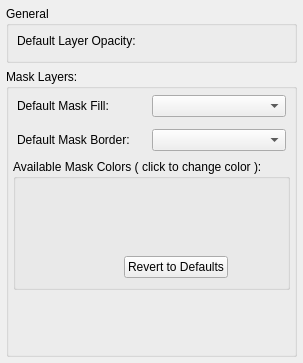
     <widget class="QWidget" name="tab_layers_">
      <attribute name="title">
       <string>Layers</string>
      </attribute>
      <layout class="QVBoxLayout" name="verticalLayout_9" stretch="0,1">
       <property name="margin">
        <number>6</number>
       </property>
       <item>
        <widget class="QGroupBox" name="general_layer_settings_">
         <property name="title">
          <string>General</string>
         </property>
         <layout class="QHBoxLayout" name="horizontalLayout_4">
          <property name="margin">
           <number>4</number>
          </property>
          <item>
           <widget class="QWidget" name="widget_5" native="true">
            <layout class="QVBoxLayout" name="verticalLayout_2">
             <property name="spacing">
              <number>4</number>
             </property>
             <property name="margin">
              <number>4</number>
             </property>
             <item>
              <widget class="QLabel" name="label_6">
               <property name="text">
                <string>Default Layer Opacity:</string>
               </property>
              </widget>
             </item>
             <item>
              <widget class="QtUtils::QtSliderDoubleCombo" name="opacity_adjuster_" native="true"/>
             </item>
            </layout>
           </widget>
          </item>
         </layout>
        </widget>
       </item>
       <item>
        <widget class="QGroupBox" name="mask_layer_settings_">
         <property name="title">
          <string>Mask Layers:</string>
         </property>
         <property name="alignment">
          <set>Qt::AlignLeading|Qt::AlignLeft|Qt::AlignTop</set>
         </property>
         <layout class="QVBoxLayout" name="verticalLayout_8">
          <property name="spacing">
           <number>4</number>
          </property>
          <property name="leftMargin">
           <number>4</number>
          </property>
          <property name="topMargin">
           <number>2</number>
          </property>
          <property name="rightMargin">
           <number>4</number>
          </property>
          <property name="bottomMargin">
           <number>4</number>
          </property>
          <item>
           <widget class="QWidget" name="widget_6" native="true">
            <property name="sizePolicy">
             <sizepolicy hsizetype="Preferred" vsizetype="Fixed">
              <horstretch>0</horstretch>
              <verstretch>0</verstretch>
             </sizepolicy>
            </property>
            <property name="maximumSize">
             <size>
              <width>16777215</width>
              <height>36</height>
             </size>
            </property>
            <layout class="QHBoxLayout" name="horizontalLayout_5" stretch="1,1">
             <property name="spacing">
              <number>0</number>
             </property>
             <property name="margin">
              <number>4</number>
             </property>
             <item>
              <widget class="QLabel" name="label_4">
               <property name="text">
                <string>Default Mask Fill:</string>
               </property>
              </widget>
             </item>
             <item>
              <widget class="QComboBox" name="mask_fill_combobox_">
               <property name="focusPolicy">
                <enum>Qt::ClickFocus</enum>
               </property>
              </widget>
             </item>
            </layout>
           </widget>
          </item>
          <item>
           <widget class="QWidget" name="widget_7" native="true">
            <property name="sizePolicy">
             <sizepolicy hsizetype="Preferred" vsizetype="Fixed">
              <horstretch>0</horstretch>
              <verstretch>0</verstretch>
             </sizepolicy>
            </property>
            <property name="maximumSize">
             <size>
              <width>16777215</width>
              <height>36</height>
             </size>
            </property>
            <layout class="QHBoxLayout" name="horizontalLayout_6" stretch="1,1">
             <property name="spacing">
              <number>0</number>
             </property>
             <property name="margin">
              <number>4</number>
             </property>
             <item>
              <widget class="QLabel" name="label_5">
               <property name="text">
                <string>Default Mask Border:</string>
               </property>
              </widget>
             </item>
             <item>
              <widget class="QComboBox" name="mask_border_combobox_">
               <property name="focusPolicy">
                <enum>Qt::ClickFocus</enum>
               </property>
              </widget>
             </item>
            </layout>
           </widget>
          </item>
          <item>
           <widget class="QGroupBox" name="groupBox">
            <property name="sizePolicy">
             <sizepolicy hsizetype="Preferred" vsizetype="Fixed">
              <horstretch>0</horstretch>
              <verstretch>0</verstretch>
             </sizepolicy>
            </property>
            <property name="title">
             <string>Available Mask Colors ( click to change color ):</string>
            </property>
            <layout class="QVBoxLayout" name="verticalLayout_3">
             <property name="spacing">
              <number>2</number>
             </property>
             <property name="leftMargin">
              <number>4</number>
             </property>
             <property name="topMargin">
              <number>4</number>
             </property>
             <property name="rightMargin">
              <number>4</number>
             </property>
             <property name="bottomMargin">
              <number>0</number>
             </property>
             <item>
              <widget class="QWidget" name="widget_12" native="true">
               <property name="minimumSize">
                <size>
                 <width>0</width>
                 <height>60</height>
                </size>
               </property>
               <layout class="QHBoxLayout" name="color_h_layout_">
                <property name="margin">
                 <number>4</number>
                </property>
               </layout>
              </widget>
             </item>
             <item>
              <widget class="QWidget" name="widget_11" native="true">
               <property name="sizePolicy">
                <sizepolicy hsizetype="Preferred" vsizetype="Fixed">
                 <horstretch>0</horstretch>
                 <verstretch>0</verstretch>
                </sizepolicy>
               </property>
               <property name="minimumSize">
                <size>
                 <width>0</width>
                 <height>0</height>
                </size>
               </property>
               <layout class="QVBoxLayout" name="color_widget_picker_layout_">
                <property name="spacing">
                 <number>0</number>
                </property>
                <property name="margin">
                 <number>0</number>
                </property>
               </layout>
              </widget>
             </item>
             <item>
              <widget class="QWidget" name="widget_10" native="true">
               <property name="sizePolicy">
                <sizepolicy hsizetype="Preferred" vsizetype="Preferred">
                 <horstretch>0</horstretch>
                 <verstretch>0</verstretch>
                </sizepolicy>
               </property>
               <property name="minimumSize">
                <size>
                 <width>0</width>
                 <height>40</height>
                </size>
               </property>
               <layout class="QHBoxLayout" name="horizontalLayout_10">
                <property name="spacing">
                 <number>0</number>
                </property>
                <property name="margin">
                 <number>4</number>
                </property>
                <item>
                 <spacer name="horizontalSpacer_2">
                  <property name="orientation">
                   <enum>Qt::Horizontal</enum>
                  </property>
                  <property name="sizeHint" stdset="0">
                   <size>
                    <width>100</width>
                    <height>20</height>
                   </size>
                  </property>
                 </spacer>
                </item>
                <item>
                 <widget class="QPushButton" name="revert_to_defaults_button_">
                  <property name="sizePolicy">
                   <sizepolicy hsizetype="Fixed" vsizetype="Fixed">
                    <horstretch>0</horstretch>
                    <verstretch>0</verstretch>
                   </sizepolicy>
                  </property>
                  <property name="focusPolicy">
                   <enum>Qt::ClickFocus</enum>
                  </property>
                  <property name="text">
                   <string>Revert to Defaults</string>
                  </property>
                 </widget>
                </item>
                <item>
                 <spacer name="horizontalSpacer_6">
                  <property name="orientation">
                   <enum>Qt::Horizontal</enum>
                  </property>
                  <property name="sizeHint" stdset="0">
                   <size>
                    <width>40</width>
                    <height>20</height>
                   </size>
                  </property>
                 </spacer>
                </item>
               </layout>
              </widget>
             </item>
            </layout>
           </widget>
          </item>
          <item>
           <spacer name="verticalSpacer">
            <property name="orientation">
             <enum>Qt::Vertical</enum>
            </property>
            <property name="sizeHint" stdset="0">
             <size>
              <width>20</width>
              <height>60</height>
             </size>
            </property>
           </spacer>
          </item>
         </layout>
        </widget>
       </item>
      </layout>
     </widget>
